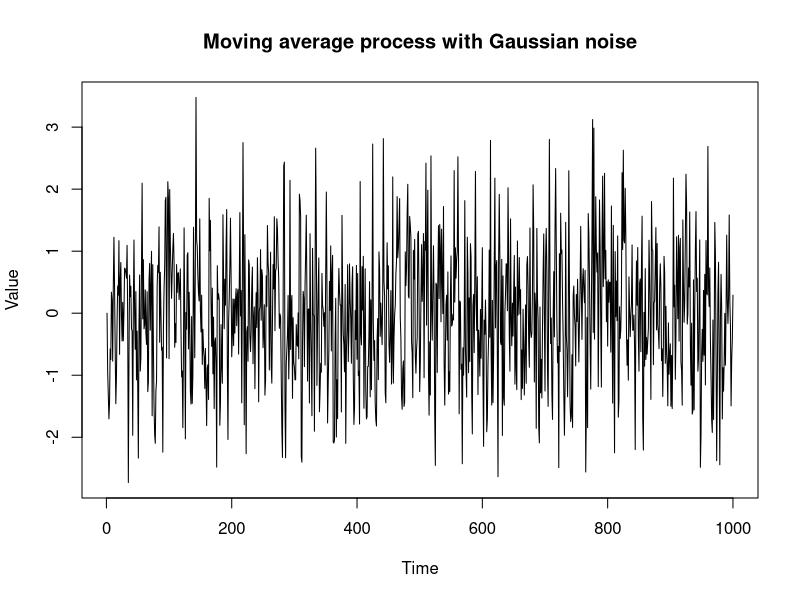

Here is the R script that generated this plot:
# Set the parameters
n <- 1000 # number of observations
theta <- 0.3 # value of theta (k/10) k = 3
sigma <- 1 # standard deviation of white noise

# Generate a Gaussian white noise
Z <- rnorm(n, mean = 0, sd = sigma)

# Initialize the moving average process
X <- rep(0, n)

# Define the moving average process
for (t in 2:n) {
    X[t] <- Z[t] + theta * Z[t - 1]
}

# Plot the simulated values
plot(X, type = "l",
main = "Moving average process with Gaussian noise",
xlab = "Time", ylab = "Value")
